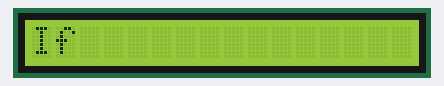
Bench run of a sketch on a simulated Arduino Uno, built with avr-gcc and run on an emulated ATmega328P. Parts: 16×1 character LCD.

Above: at 0.46 s.
At 2.26 s:
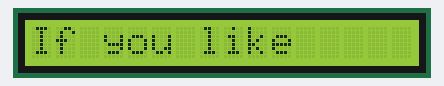
At 6.56 s:
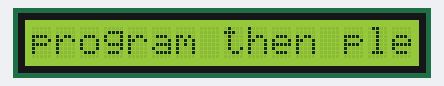
At 10.77 s:
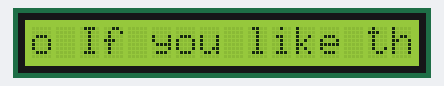
At 15.17 s:
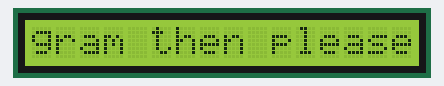
At 19.48 s:
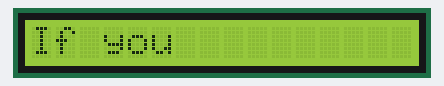

The sketch:

Autoscroll_LCD.ino
```cpp
/*

 The circuit:
 * LCD RS pin to digital pin 12
 * LCD Enable pin to digital pin 11
 * LCD D4 pin to digital pin 5
 * LCD D5 pin to digital pin 4
 * LCD D6 pin to digital pin 3
 * LCD D7 pin to digital pin 2
 * LCD R/W pin to ground
 * 10K resistor:
 * ends to +5V and ground
 * wiper to LCD VO pin (pin 3)
*/

// include the library code:
#include <LiquidCrystal.h>

// initialize the library by associating any needed LCD interface pin
// with the arduino pin number it is connected to
const int rs = 12, en = 11, d4 = 5, d5 = 4, d6 = 3, d7 = 2;
LiquidCrystal lcd(rs, en, d4, d5, d6, d7);
char* devarya1 = "If you like this";
char* devarya2 = " program then please go to my youtube channel and hit the subscribe button.";

void setup() {
  // set up the LCD's number of columns and rows:
  lcd.begin(16, 1);
}

void loop() {
  // set the cursor to (0,0):
  lcd.setCursor(0, 0);

  // print from string:
  for (int thisChar = 0; thisChar < strlen(devarya1); thisChar++) {
    lcd.print(devarya1[thisChar]);
    delay(200);
  }

  // set the cursor to (16,2):
  lcd.setCursor(16, 1);

  // set the display to automatically scroll:
  lcd.autoscroll();

  // print from string:
  for (int thisChar = 0; thisChar < strlen(devarya2); thisChar++) {
    lcd.print(devarya2[thisChar]);
    delay(200);
  }

  // turn off automatic scrolling
  lcd.noAutoscroll();

  // clear screen for the next loop:
  lcd.clear();
}
```

Measured:
- by itself, everything shown: repeats every 18.2 s, in 88 steps
- what the display in image 0 shows lasts 0.4 s, from 0.3 s to 0.7 s
